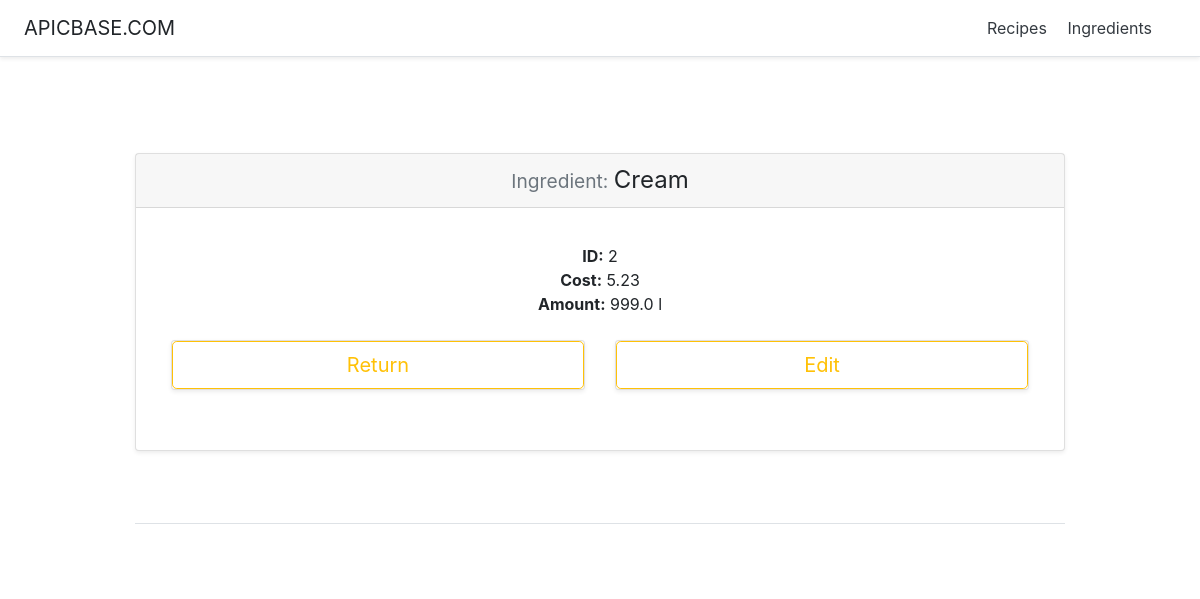
/recipeManager/ingredient/2/, run on an earlier commit of the app's database.
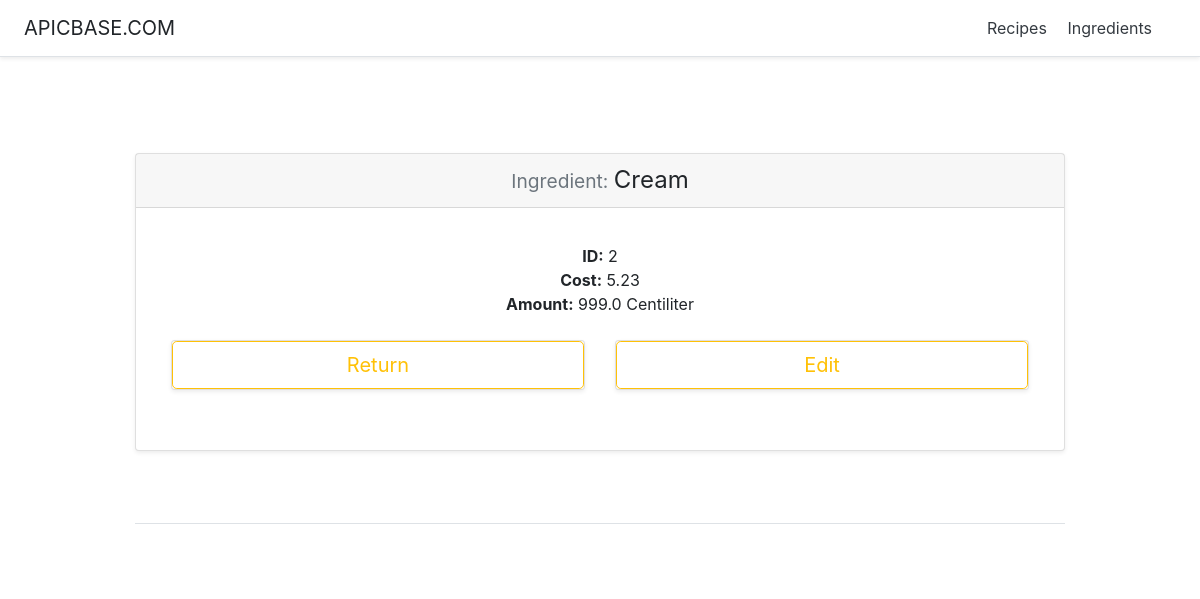
And on a later commit of the database.
### recipeManager/models.py (models this page shows, shortened)
class Ingredient(models.Model):
    id = models.AutoField(primary_key=True)
    name = models.CharField(max_length=200)
    cost = models.FloatField()
    amount = models.FloatField()
    GRAMS='g.'
    KILOGRAMS='Kg.'
    CENTILITERS='cl.'
    LITERS='l.'
    UNIT_CHOICES = (
        (GRAMS, 'Gram'),
        (KILOGRAMS, 'Kilogram'),
        (CENTILITERS, 'Centiliter'),
        (LITERS, 'Liter')
    )
    unit = models.CharField(
        max_length=2,
        choices=UNIT_CHOICES,
        default=GRAMS,
    )

### recipeManager/views.py (the view)
# urls.py: path('ingredient/<int:pk>/', views.IngredientDetailView.as_view(), name='ingredientDetail'),
class IngredientDetailView(generic.DetailView):
    model = Ingredient
    template_name = 'recipeManager/ingredientDetail.html'

### recipeManager/templates/recipeManager/ingredientDetail.html (shortened to what this page needs)
<!DOCTYPE html>
<html lang="en">
   <head>
      {% load static %}
      <link href="{%static 'recipeManager/bootstrap.min.css'%}" rel="stylesheet">
      {% load static %}
      <link href="{% static 'recipeManager/pricing.css' %}" rel="stylesheet">
   </head>
   <body>
      <div class="d-flex flex-column flex-md-row align-items-center p-3 px-md-4 mb-3 bg-white border-bottom shadow-sm">
         <h5 class="my-0 mr-md-auto font-weight-normal">APICBASE.COM</h5>
         <nav class="my-2 my-md-0 mr-md-3">
            <a class="p-2 text-dark" href="{% url 'recipeManager:index' %}">Recipes</a>
            <a class="p-2 text-dark" href="{% url 'recipeManager:ingredients' %}">Ingredients</a>
         </nav>
      </div>
      <div class="pricing-header px-3 py-3 pt-md-5 pb-md-4 mx-auto text-center">
      </div>
      <div class="container">
         <div class="card-deck mb-3 text-center">
            <div class="card mb-4 shadow-sm">
               <form action="{% url 'recipeManager:updateIngredient' ingredient.id %}" method="post">
                  <div class="card-header">
                     <div id="headerIngredientName">
                        <h4 class="my-0 font-weight-normal"><small class="text-muted">Ingredient: </small>{{ ingredient.name }}</h4>
                     </div>
                  </div>
                  <div class="card-body">
                     <ul id="readingOptions" class="list-unstyled mt-3 mb-4">
                        <li><b>ID:</b> {{ ingredient.id }}</li>
                        <li><b>Cost:</b> {{ ingredient.cost }}</li>
                        <li><b>Amount:</b> {{ ingredient.amount }} {{ ingredient.get_unit_display }}</li>
                     </ul>
                     <div class="container">
                        <div class="card-deck mb-3 text-center">
                           <div id="returnButtonSection" class="card mb-4 shadow-sm">
                              <a href="{% url 'recipeManager:ingredients'%}" style="text-decoration:none;">
                              <button type="button" class="btn btn-lg btn-block btn-outline-warning">Return</button>
                              </a>
                           </div>
                           <div id="editButtonSection" class="card mb-4 shadow-sm">
                              <button id="editButton" type="button" class="btn btn-lg btn-block btn-outline-warning">Edit</button>
                           </div>
                        </div>
                     </div>
                  </div>
               </form>
            </div>
         </div>
         <footer class="pt-4 my-md-5 pt-md-5 border-top"></footer>
      </div>
   </body>
</html>

What changed in the data, as far as the page shows it:
changed Ingredient "Cream": unit "l" → "Centiliter"
